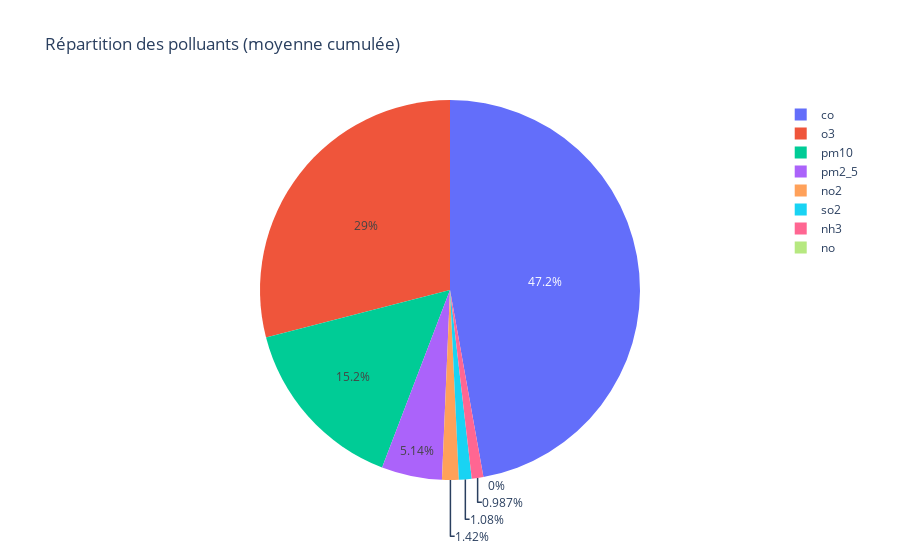

The notebook cell saved with this chart:
### Code cell
import os
import requests
import pandas as pd
import matplotlib.pyplot as plt
import seaborn as sns
import plotly.express as px
from dotenv import load_dotenv

# Charger la clé API
load_dotenv()
API_KEY = os.getenv("OPENWEATHER_API_KEY")

def get_air_quality(city, api_key):
    geocode_url = f"http://api.openweathermap.org/geo/1.0/direct?q={city}&limit=1&appid={api_key}"
    geo_response = requests.get(geocode_url)
    if geo_response.status_code != 200:
        print("Erreur lors de la géolocalisation")
        return None

    location = geo_response.json()[0]
    lat, lon = location['lat'], location['lon']

    air_url = f"http://api.openweathermap.org/data/2.5/air_pollution?lat={lat}&lon={lon}&appid={api_key}"
    air_response = requests.get(air_url)
    if air_response.status_code != 200:
        print("Erreur lors de la récupération des données de qualité de l'air")
        return None

    data = air_response.json()['list'][0]
    df = pd.DataFrame([data['components']])
    df['aqi'] = data['main']['aqi']
    df['city'] = city
    return df

# Liste des villes à comparer
cities = ["Tunis", "Sfax", "Alger", "Casablanca", "Le Caire"]

df_all = pd.concat([get_air_quality(city, API_KEY) for city in cities], ignore_index=True)

# Heatmap
plt.figure(figsize=(10, 6))
sns.heatmap(df_all.drop(columns=['city']).corr(), annot=True, cmap='coolwarm')
plt.title("Corrélation entre les polluants")
plt.show()

# Pairplot
sns.pairplot(df_all.drop(columns='aqi'), hue="city")
plt.show()

# Bar plot AQI par ville
sns.barplot(x="city", y="aqi", data=df_all)
plt.title("Indice de Qualité de l'air (AQI) par ville")
plt.show()

# Pie chart moyenne des polluants par ville
melted = df_all.melt(id_vars=["city", "aqi"], var_name="polluant", value_name="valeur")
fig = px.pie(melted, names="polluant", values="valeur", title="Répartition des polluants (moyenne cumulée)")
fig.show()

### Figure 1 — Plotly figure (JSON) as saved in the notebook; plotly's stock layout.template omitted (floating-point values rounded to 4 significant figures)
{"data": [{"domain": {"x": [0, 1], "y": [0, 1]}, "hovertemplate": "polluant=%{label}<br>valeur=%{value}<extra></extra>", "labels": ["co", "co", "co", "co", "co", "no", "no", "no", "no", "no", "no2", "no2", "no2", "no2", "no2", "o3", "o3", "o3", "o3", "o3", "so2", "so2", "so2", "so2", "so2", "pm2_5", "pm2_5", "pm2_5", "pm2_5", "pm2_5", "pm10", "pm10", "pm10", "pm10", "pm10", "nh3", "nh3", "nh3", "nh3", "nh3"], "legendgroup": "", "name": "", "showlegend": true, "type": "pie", "values": [128.8, 116.9, 121.4, 136.8, 120.8, 0.0, 0.0, 0.0, 0.0, 0.0, 3.0, 0.71, 6.17, 1.92, 6.98, 64.37, 80.75, 71.24, 92.64, 75.22, 1.09, 0.62, 1.36, 3.9, 7.39, 10.44, 17.84, 12.86, 9.35, 17.57, 25.37, 67.52, 36.23, 25.09, 46.44, 3.14, 0.37, 1.55, 0.2, 7.81]}], "layout": {"legend": {"tracegroupgap": 0}, "title": {"text": "Répartition des polluants (moyenne cumulée)"}}}
